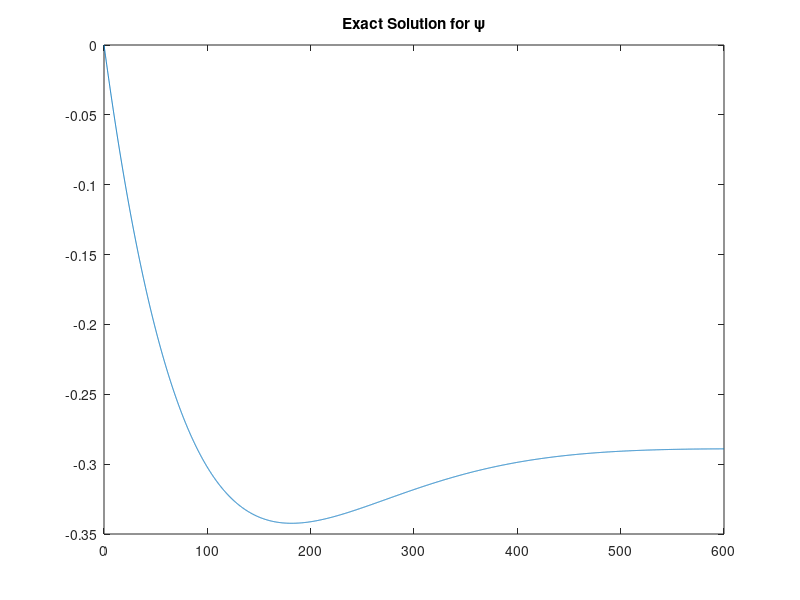
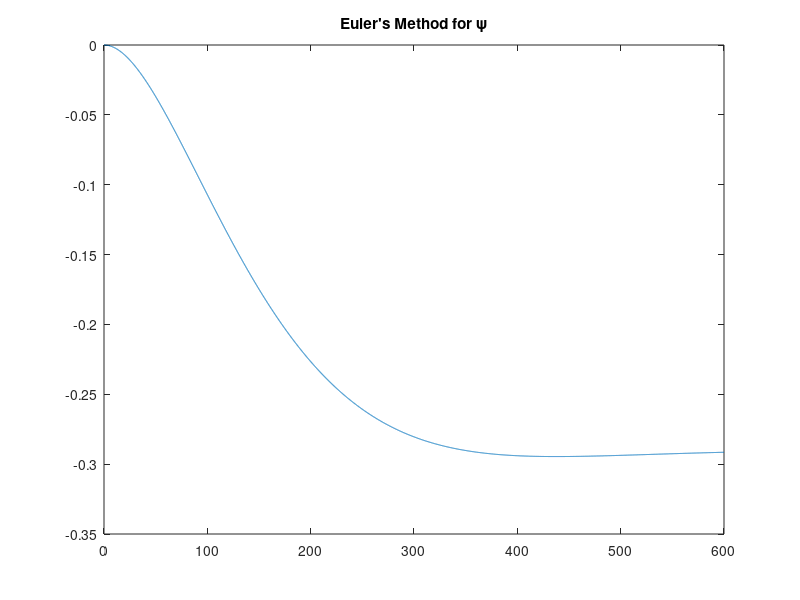
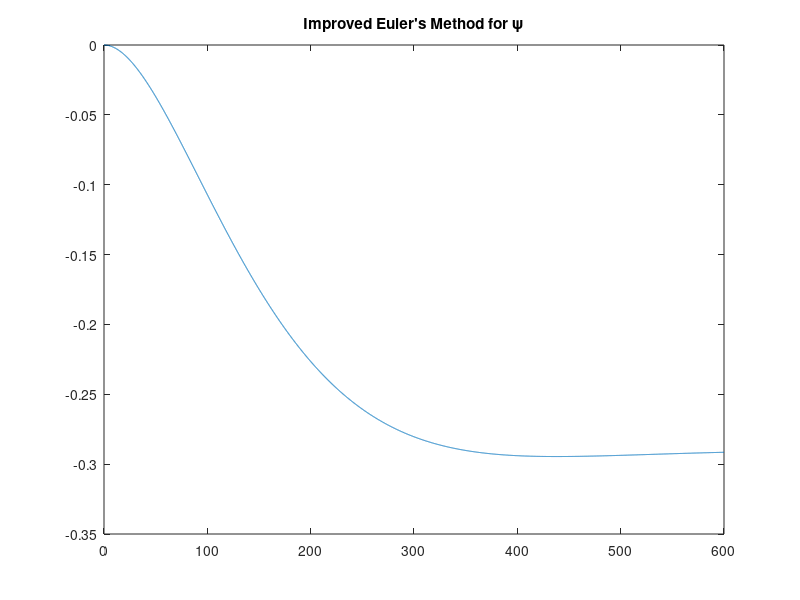
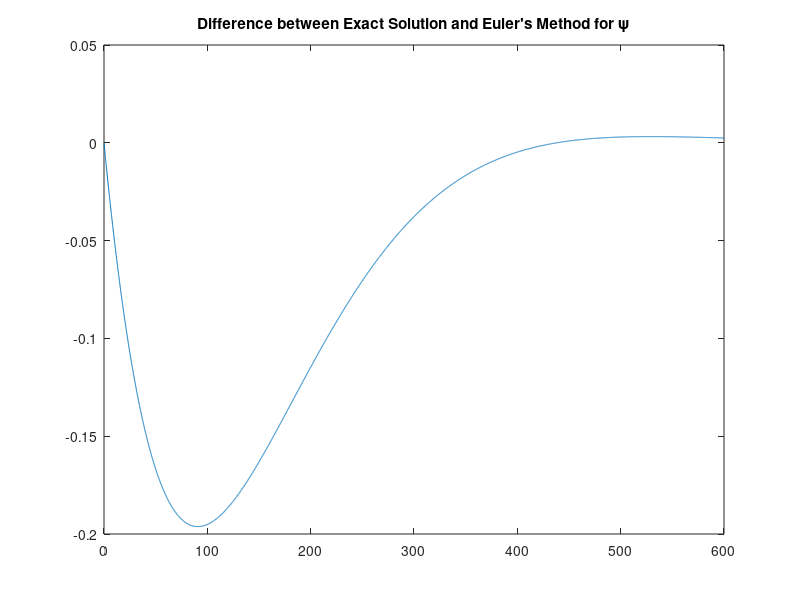

These figures' MATLAB source, in order:


#Initialization
h = 0.1;
t = 0:h:600;

Kpz = 50000;
AM = (2631+3088+2977)/3;
Kdz = 7000000 - 100*AM;
Dz = 6000;
mz = 357000000;
zdes = -AM/10000;

#########################
#    Exact Solution     #
#########################

discr = (Kdz+2*Dz).^2-4*mz*Kpz;
vx = -(Kdz+2*Dz)/(2*mz);
vy = sqrt(abs(discr))/(2*mz);
c2 = zdes*(Kdz+2*Dz)/sqrt(abs(discr));

zt = -zdes.*exp(vx*t).*cos(vy*t) + c2.*exp(vx*t).*sin(vy*t) + zdes;

figure(1);
plot(t,zt);
title("Exact Solution for \\psi");

#########################
#    Euler's Method     #
#########################

z = zeros(size(t));
z(1) = 0;
n = numel(z);

u = zeros(size(t));
u(1) = 0;

for i = 1:(n-1)
  nz = Kpz*(zdes-z(i))-Kdz*u(i);
  #Z (psi)
  df = (nz-2*Dz*u(i))/mz;
  u(i+1) = u(i) + h*df;
  z(i+1) = z(i) + h*u(i);
endfor

figure(2);
plot(t,z);
title("Euler's Method for \\psi");

##################################
#    Improved Euler's Method     #
##################################

z1 = zeros(size(t));
z1(1) = 0;
n = numel(z1);

u1 = zeros(size(t));
u1(1) = 0;

for i = 1:(n-1)
  nz = Kpz*(zdes-z1(i))-Kdz*u1(i);
  
  k1z = u1(i);
  k1u = (nz-(2*Dz*u1(i)))/mz;
  k2z = u1(i)+(h*k1u);
  
  nz1 = Kpz*(zdes-(z1(i)+h*k1z))-Kdz*k2z;
  
  k2u = (nz1 - (2*Dz*k2z))/mz;
  
  u1(i+1) = u1(i) + (h/2) * (k1u + k2u);
  z1(i+1) = z1(i) + (h/2) * (k1z + k2z);
endfor

figure(3);
plot(t,z1);
title("Improved Euler's Method for \\psi");

#Difference between Exact Solution and  Euler's Method
difz = zeros(size(t));
for i = 1:n
  difz(i) = zt(i)-z1(i);
endfor
figure(4);   
plot(t,difz);
title("Difference between Exact Solution and Euler's Method for \\psi");

#Difference between Exact Solution and Improved Euler's Method
difz = zeros(size(t));
for i = 1:n
  difz(i) = zt(i)-z(i);
endfor
figure(5);   
plot(t,difz);
title("Difference between Exact Solution and Improved Euler's Method for \\psi");

### Extra ###
#Difference between Euler's Method and Improved Euler's Method
#{
difz = zeros(size(t));
for i = 1:n
  difz(i) = z(i)-z1(i);
endfor
figure(6);        
plot(t,difz);  
title("Difference between Euler's Method and Improved Euler's Method for \\psi");
#}
